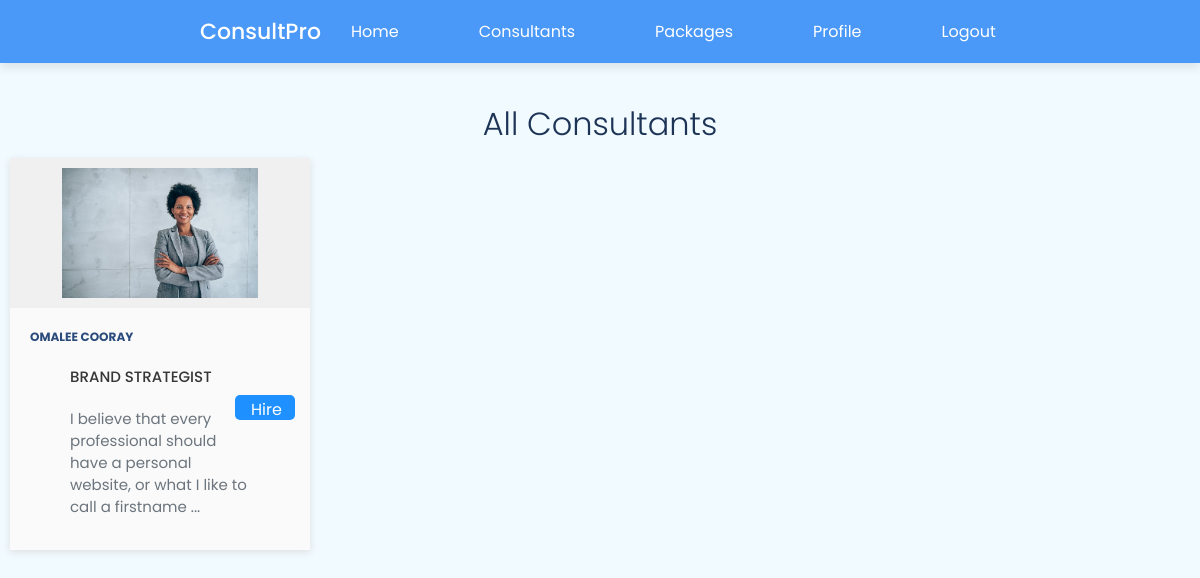
Screenshot of /client-side-web/consultantList.php with the database file from the repository.
### tables this page shows
CREATE TABLE `consultants` (
  `consultant_id` int(11) NOT NULL,
  `consultantUsername` varchar(50) NOT NULL,
  `consultantFirstName` varchar(50) NOT NULL,
  `consultantLastName` varchar(50) NOT NULL,
  `consultantEmail` varchar(100) NOT NULL,
  `password` varchar(50) NOT NULL,
  `consultantMobileNo` varchar(12) NOT NULL,
  `image` text NOT NULL,
  `title` varchar(50) NOT NULL,
  `description` longtext NOT NULL,
  `availability` varchar(100) NOT NULL,
  `ratings` float NOT NULL,
  `createdDate` timestamp NOT NULL DEFAULT current_timestamp() ON UPDATE current_timestamp(),
  `isDeleted` int(1) NOT NULL
);

### client-side-web/consultantList.php (the view, shortened to what this page needs)
<?php require_once('../connection/dbconnection.php'); ?>
<!DOCTYPE html>
<html lang="en">
<head>
    <link rel="stylesheet" href="../client-side-web/css/card.css">
    <link rel="stylesheet" href="../client-side-web/css/home.css">
    <link rel="stylesheet" href="./css/header.css">
    <link rel="stylesheet" href="./css/apuwa.css">
    <link rel="stylesheet" href="https://unicons.iconscout.com/release/v4.0.0/css/line.css" />
    <link rel="stylesheet" href="./css/itemCard.css">
    <link rel="stylesheet" href="./css/h.css">
    <link rel="stylesheet" href="https://cdnjs.cloudflare.com/ajax/libs/font-awesome/4.7.0/css/font-awesome.min.css">
</head>
<body>
    <h2 class="title">All Consultants</h2>
    <?php require_once('../client-side-web/components/header.php'); ?>
    <?php
    $query = "SELECT * FROM consultants
      WHERE isDeleted = 0";
    $result = mysqli_query($connection, $query);
    if ($result) { ?>
        <?php
        if (mysqli_num_rows($result) > 0) { ?>
            <div class="gridContainer">
                <?php while ($record = mysqli_fetch_array($result)) {
                ?>
                    <div class="consultant-card">
                        <a class="linkedPage" href="consultantProfile.php?con_id=<?= $_GET['con_id'] ?>">
                            <div class="consultant-tumb">
                                <img class="itemImage" src="../../assets/uploads/profile_pics/<?php echo $record['image']; ?>" alt="<?php echo $record['consultantFirstName']; ?>">
                            </div>
                            <div class="consultant-details">
                                <span class="consultant-catagory"><?php echo $record['consultantFirstName'] . " " . $record['consultantLastName'] ?></span>
                                <div class="buyBtnBox"> <a class="buyBtn" href="consultantProfile.php?con_id=<?= $_GET['con_id'] ?>"> Hire </a> </div>
                                <h4>
                                    <p><?php echo $record['title'] ?></p>
                                </h4>
                                <?php $desc = $record['description'] ?>
                                <p><?php echo substr($desc, 0, 100) . " ..." ?></p>
                            </div>
                        </a>
                    </div>
                <?php } ?>
            </div>
    <?php }
    } else {
        echo "DB failed!";
    }
    ?>
</body>
</html>

### client-side-web/css/card.css (style rules this page uses)
* { -webkit-box-sizing: border-box; box-sizing: border-box; margin: 0; padding: 0; }
body { font-family: 'Roboto', sans-serif; }
a { text-decoration: none; }
.gridContainer { display: grid; grid-template-columns: 1fr 1fr 1fr 1fr 1fr; column-gap: 0px; row-gap: 0px; }
.linkedPage { text-decoration: none; }
.consultant-card { width: 300px; position: relative; box-shadow: 0 2px 7px #dfdfdf; margin: 10px; background: #fafafa; cursor: pointer; transition-duration: 0.4s; }
.consultant-tumb { display: flex; align-items: center; justify-content: center; height: 150px; padding: 10px; background: #f0f0f0; }
.consultant-tumb img { max-width: 100%; max-height: 100%; }
.consultant-details { padding: 20px 20px; }
.consultant-catagory { display: block; font-size: 12px; font-weight: 700; text-transform: uppercase; color: #2A4B7C; margin-bottom: 12px; }
.consultant-details h4 p { font-weight: 500; display: block; margin-bottom: 12px; text-transform: uppercase; color: #363636; text-decoration: none; transition: 0.3s; }
.consultant-details p { font-size: 15px; line-height: 22px; margin-bottom: 12px; color: #6c757d; }
.buyBtnBox { position:absolute; width: 60px; height: 25px; border-radius: 5px; background-color: #202C45; cursor: pointer; bottom: 130px; left: 225px; transition-duration: 0.4s; }
.buyBtn { position: relative; color: white; border: none; font-size: 16px; cursor: pointer; left: 16px; top: 2px; text-decoration: none; }

### client-side-web/css/home.css (style rules this page uses)
* { margin: 0; padding: 0; box-sizing: border-box; }
a { text-decoration: none; }
body, html { overflow-x: hidden; }
.title { text-align: center; font-size: 4vmin; color: #1d3456; }
h4 { font-size: 3vmin; color: #1d3456; margin: 20px auto; }
p { color: #7c7c7c; padding: 0px 40px; }
.title { margin-top: 100px; font-size: 50px; font-weight: 300; text-align: center; }

### client-side-web/css/header.css (style rules this page uses)
* { margin: 0; padding: 0; box-sizing: border-box; font-family: "Poppins", sans-serif; }
body { background: #f0faff; }
a { color: #fff; text-decoration: none; }

### client-side-web/css/apuwa.css (style rules this page uses)
a { text-decoration: none; }
body, html { overflow-x: hidden; }
.title { text-align: center; font-size: 4vmin; color: #1d3456; }
h4 { font-size: 3vmin; color: #1d3456; margin: 20px auto; }
p { color: #7c7c7c; padding: 0px 40px; }
img { transition: transform .3s ease; }

### client-side-web/css/itemCard.css (style rules this page uses)
* { -webkit-box-sizing: border-box; box-sizing: border-box; margin: 0; padding: 0; }
body { font-family: 'Roboto', sans-serif; }
a { text-decoration: none; }
.gridContainer { display: grid; grid-template-columns: 1fr 1fr 1fr 1fr 1fr; column-gap: 0px; row-gap: 0px; }
.linkedPage { text-decoration: none; }
.buyBtnBox { position:absolute; width: 60px; height: 25px; border-radius: 5px; background-color: DodgerBlue; cursor: pointer; bottom: 130px; left: 225px; transition-duration: 0.4s; }
.buyBtn { position: relative; color: white; border: none; font-size: 16px; cursor: pointer; left: 16px; top: 2px; text-decoration: none; }

### client-side-web/css/h.css (style rules this page uses)
* { -webkit-box-sizing: border-box; box-sizing: border-box; margin: 0; padding: 0; }
body { font-family: 'Roboto', sans-serif; }
a { text-decoration: none; }
.gridContainer { display: grid; grid-template-columns: 1fr 1fr 1fr 1fr 1fr; column-gap: 10px; row-gap: 50px; }

### rows the page displays
consultants: image (picture), consultantFirstName "OMALEE", consultantLastName "COORAY", title "BRAND STRATEGIST", description "I believe that every professional should have a personal website, or what I like to call a firstname"
